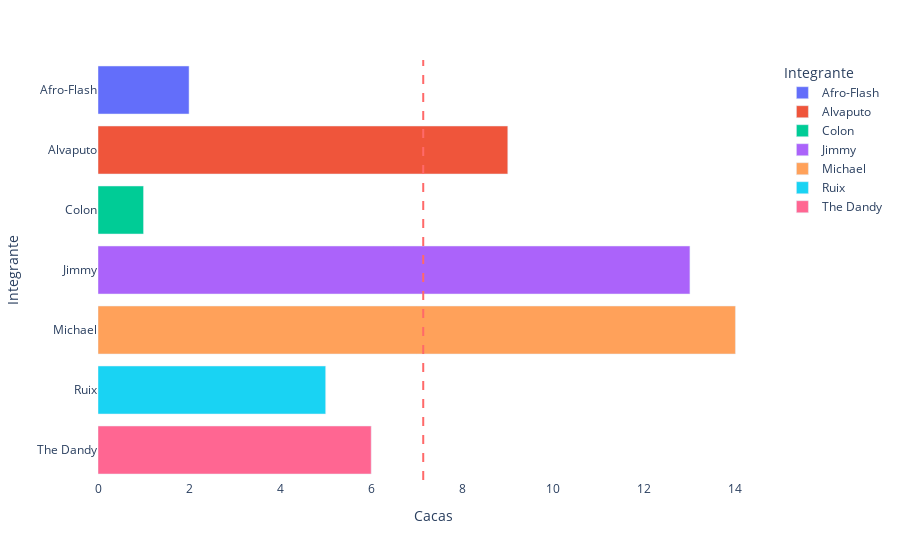

Write notebook code for a chart like this one.
### Markdown cell above
### Cacas totales por integrante

### Code cell
fig = px.bar(chat_df.groupby('Integrante').size().reset_index(name='Cacas'), y='Integrante', x='Cacas', color='Integrante')
fig.add_shape(type='line',
                x0=chat_df.groupby('Integrante').size().mean(), y0=0, x1=chat_df.groupby('Integrante').size().mean(), y1=1, xref='x', yref='paper',
                line=dict(color='rgb(255, 105, 105)', width=2, dash='dash'))
fig.update_layout(
    plot_bgcolor='rgba(0,0,0,0)',
    paper_bgcolor='rgba(0,0,0,0)',
)

### Figure 1 — Plotly figure (JSON) as saved in the notebook; plotly's stock layout.template omitted (floating-point values rounded to 4 significant figures)
{"data": [{"alignmentgroup": "True", "hovertemplate": "Integrante=%{y}<br>Cacas=%{x}<extra></extra>", "legendgroup": "Afro-Flash", "marker": {"color": "#636efa", "pattern": {"shape": ""}}, "name": "Afro-Flash", "offsetgroup": "Afro-Flash", "orientation": "h", "showlegend": true, "textposition": "auto", "type": "bar", "x": [2], "xaxis": "x", "y": ["Afro-Flash"], "yaxis": "y"}, {"alignmentgroup": "True", "hovertemplate": "Integrante=%{y}<br>Cacas=%{x}<extra></extra>", "legendgroup": "Alvaputo", "marker": {"color": "#EF553B", "pattern": {"shape": ""}}, "name": "Alvaputo", "offsetgroup": "Alvaputo", "orientation": "h", "showlegend": true, "textposition": "auto", "type": "bar", "x": [9], "xaxis": "x", "y": ["Alvaputo"], "yaxis": "y"}, {"alignmentgroup": "True", "hovertemplate": "Integrante=%{y}<br>Cacas=%{x}<extra></extra>", "legendgroup": "Colon", "marker": {"color": "#00cc96", "pattern": {"shape": ""}}, "name": "Colon", "offsetgroup": "Colon", "orientation": "h", "showlegend": true, "textposition": "auto", "type": "bar", "x": [1], "xaxis": "x", "y": ["Colon"], "yaxis": "y"}, {"alignmentgroup": "True", "hovertemplate": "Integrante=%{y}<br>Cacas=%{x}<extra></extra>", "legendgroup": "Jimmy", "marker": {"color": "#ab63fa", "pattern": {"shape": ""}}, "name": "Jimmy", "offsetgroup": "Jimmy", "orientation": "h", "showlegend": true, "textposition": "auto", "type": "bar", "x": [13], "xaxis": "x", "y": ["Jimmy"], "yaxis": "y"}, {"alignmentgroup": "True", "hovertemplate": "Integrante=%{y}<br>Cacas=%{x}<extra></extra>", "legendgroup": "Michael", "marker": {"color": "#FFA15A", "pattern": {"shape": ""}}, "name": "Michael", "offsetgroup": "Michael", "orientation": "h", "showlegend": true, "textposition": "auto", "type": "bar", "x": [14], "xaxis": "x", "y": ["Michael"], "yaxis": "y"}, {"alignmentgroup": "True", "hovertemplate": "Integrante=%{y}<br>Cacas=%{x}<extra></extra>", "legendgroup": "Ruix", "marker": {"color": "#19d3f3", "pattern": {"shape": ""}}, "name": "Ruix", "offsetgroup": "Ruix", "orientation": "h", "showlegend": true, "textposition": "auto", "type": "bar", "x": [5], "xaxis": "x", "y": ["Ruix"], "yaxis": "y"}, {"alignmentgroup": "True", "hovertemplate": "Integrante=%{y}<br>Cacas=%{x}<extra></extra>", "legendgroup": "The Dandy", "marker": {"color": "#FF6692", "pattern": {"shape": ""}}, "name": "The Dandy", "offsetgroup": "The Dandy", "orientation": "h", "showlegend": true, "textposition": "auto", "type": "bar", "x": [6], "xaxis": "x", "y": ["The Dandy"], "yaxis": "y"}], "layout": {"barmode": "relative", "legend": {"title": {"text": "Integrante"}, "tracegroupgap": 0}, "margin": {"t": 60}, "paper_bgcolor": "rgba(0,0,0,0)", "plot_bgcolor": "rgba(0,0,0,0)", "shapes": [{"line": {"color": "rgb(255, 105, 105)", "dash": "dash", "width": 2}, "type": "line", "x0": 7.143, "x1": 7.143, "xref": "x", "y0": 0, "y1": 1, "yref": "paper"}], "xaxis": {"anchor": "y", "domain": [0, 1], "title": {"text": "Cacas"}}, "yaxis": {"anchor": "x", "categoryarray": ["The Dandy", "Ruix", "Michael", "Jimmy", "Colon", "Alvaputo", "Afro-Flash"], "categoryorder": "array", "domain": [0, 1], "title": {"text": "Integrante"}}}}
